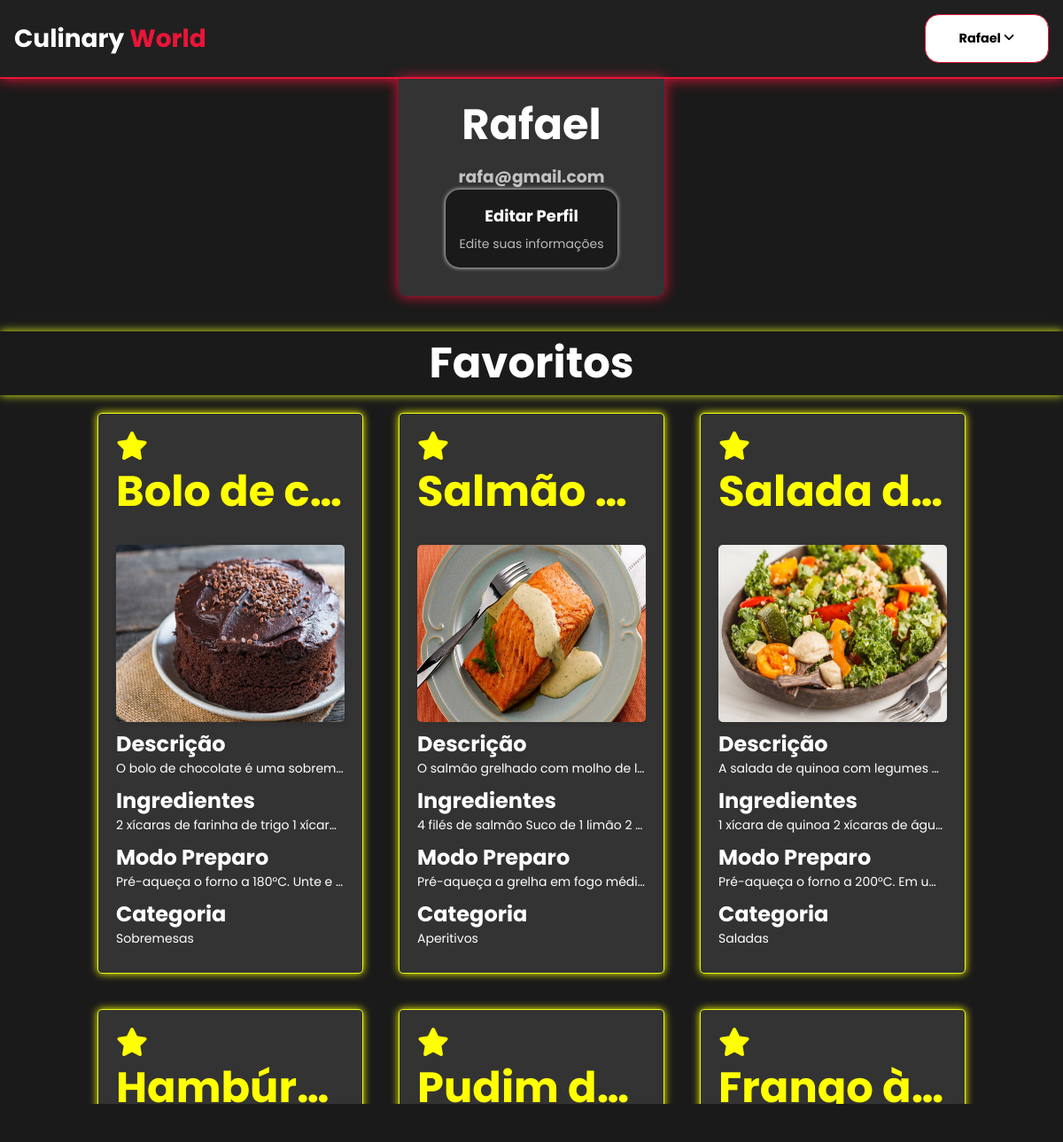
/php/perfil.php (signed in), run on the app's committed database.
### tables this page shows
CREATE TABLE `receitas` (
  `id` int(11) NOT NULL,
  `titulo` varchar(255) NOT NULL,
  `descricao` varchar(255) NOT NULL,
  `ingredientes` varchar(255) NOT NULL,
  `modo_preparo` varchar(255) NOT NULL,
  `categoria` varchar(255) NOT NULL,
  `imagem` varchar(255) NOT NULL
);

### classes/crud_mostrar.php (called while the page is built, shortened)
<?php
class Crud_mostrar{
    private $conn;
    private $table_name = "receitas";
    Private $table_name3 = "favoritar";
    public function __construct($db){
        $this->conn = $db;
    }
    public function mostrar_receita(){
        $query = "SELECT * FROM ". $this->table_name;
        $stmt = $this->conn->prepare($query);
        $stmt->execute();
        return $stmt;
    }
    public function isReceitaFavoritada($id_receita){
        $id_usuario = $_SESSION['id_usuario'];
        $query_check = "SELECT * FROM " . $this->table_name3 . " WHERE id_fav_receita = ? AND id_fav_usuario = ?";
        $stmt_check = $this->conn->prepare($query_check);
        $stmt_check->bindParam(1, $id_receita);
        $stmt_check->bindParam(2, $id_usuario);
        $stmt_check->execute();
        return $stmt_check->rowCount() > 0;
    }
}

### php/perfil.php (the view, shortened to what this page needs)
<?php
require_once ('../classes/crud_cadastro.php');
require_once ('../classes/crud_mostrar.php');
$database = new DataBase();
$db = $database->getConnection();
$crud = new Crud_mostrar($db);
$rows = $crud->mostrar_receita();
?>
<!DOCTYPE html>
<html lang="en">
<head>
    <link href='https://unpkg.com/boxicons@2.1.4/css/boxicons.min.css' rel='stylesheet'>
    <link rel="stylesheet" href="https://cdnjs.cloudflare.com/ajax/libs/font-awesome/6.2.1/css/all.min.css"/>
    <link rel="stylesheet"
    href="https://cdnjs.cloudflare.com/ajax/libs/font-awesome/6.4.0/css/all.min.css">
    <link rel="stylesheet" href="../CSS/perfil.css" />
</head>
<body>
    <header>
        <nav>
            <a href="../index.php"><h2 class="logo"> Culinary <span> World </span> </h2></a>
            <?php
                if (!isset($_SESSION['nome'])) {
                    $email = null;
                    $nome = null;
                    $id_usuario = null;
                    header('location: ../index.php');
            ?>
            <div class="botoes">
                <a href="php/cadastro.php"><button type="button" class="botao-cadastrar"> Entrar ou Cadastrar </button></a>
            </div>
            <?php
                }else{
                    $email = $_SESSION['email'];
                    $nome = $_SESSION['nome'];
            ?>
            <div class="perfil-dropdown">
                <div class="perfil-dropdown-btn" onclick="toggle()">
                    <span>
                    <?php echo $nome; ?>
                        <i class="fa-solid fa-angle-down"></i>
                    </span>
                </div>
            </div>
            <?php
                }
            ?>
        </nav>
    </header>
    <div class="geral">
        <div class="perfil-container">
            <div class="perfil-header">
                <div class="perfil-nome"> <h1><?php echo $nome; ?></h1></div>
                <div class="perfil-email"> <h3><?php echo $email; ?></h3></div>
            </div>
            <div class="perfil-info">
                <a href='editar_perfil.php' class="perfil-info-item">
                    <h3>Editar Perfil</h3>
                    <p>Edite suas informações</p>
                </a>
            </div>
        </div>
        <div class="fav_titulo">
            <div class="listra">
                <h1>Favoritos</h1>
            </div>
            <div class="carousel">
                <?php
                    if (isset($rows)) {
                        echo "<div class='card-container'>";
                        foreach($rows as $row){
                            if($crud->isReceitaFavoritada($row['id'])){
                                echo "<div class='card'>";
                                if (isset($_SESSION['nome'])){
                                $favoritada = $crud->isReceitaFavoritada($row['id']);
                                    if($favoritada){
                                        echo "<a href='?action=desfavoritar&id=" . $row['id'] . "' class='botao-fav favoritada'><i class='fas fa-star'></i></a>";
                                    }
                                }
                                echo "<a href='../php/receita.php?id=".$row['id']."' class='card-link'>";
                                echo "<div class='titulo-imagem'>";
                                echo "<h1>".$row['titulo']."</h1>";
                                echo "<img src='../imagens/".$row['imagem']."' alt='Imagem da receita'>";
                                echo "</div>";
                                echo "<h2> Descrição </h2>";
                                echo "<p> ".$row['descricao']."</p>";
                                echo "<h2> Ingredientes </h2>";
                                echo "<p> ".$row['ingredientes']."</p>";
                                echo "<h2> Modo Preparo </h2>";
                                echo "<p> ".$row['modo_preparo']."</p>";
                                echo "<h2> Categoria </h2>";
                                echo "<p> ".$row['categoria']."</p>";
                                echo "</a>";
                                echo "</div>";
                            }
                        }
                        echo "</div>";
                    }
                ?>
            </div>
        </div>
        </div>
</body>
</html>

### CSS/perfil.css (style rules this page uses)
* { margin: 0; padding: 0; box-sizing: border-box; font-family: 'Poppins', sans-serif; list-style-type: none; }
body { display: flex; flex-direction: column; background-color: #1a1a1a; height: 100vh; width: 100vw; scrollbar-width: thin; scrollbar-color: transparent transparent; overflow-x: hidden; }
nav { display: flex; align-items: center; justify-content: space-between; padding: 1rem; border-bottom: 2px solid #ea1538; background-color: rgb(32, 32, 32); box-shadow: 0 0 15px 0 #ea1538; }
a { text-decoration: none; }
.logo { color: white; font-size: 28px; }
.logo span { color: #ea1538; }
.perfil-dropdown { position: relative; width: fit-content; }
.perfil-dropdown-btn { display: flex; align-items: center; justify-content: center; background-color: #fff; padding: 1rem; font-size: 0.9rem; font-weight: bold; border: 1px solid #ea1538; border-radius: 1rem; cursor: pointer; width: 140px; transition: .4s; font-weight: bold; }
.geral { display: flex; flex-direction: column; align-items: center; }
.perfil-container { display: flex; flex-direction: column; justify-content: left; align-items: center; width: 25vw; padding: 1rem; color: #fff; background-color: #333; border-radius: 0 0 0.5rem 0.5rem; box-shadow: 0 0 15px 0 #ea1538; margin-bottom: 2.5rem; }
.perfil-header { text-align: center; }
.perfil-nome { font-size: 24px; font-weight: bold; margin-bottom: 0.5rem; }
.perfil-email { font-size: 16px; opacity: 0.7; }
.perfil-info { display: flex; width: 100%; justify-content: center; align-items: center; margin-bottom: 1rem; }
.perfil-info-item { text-align: center; padding: 1rem; color: #fff; background-color: #1a1a1a; border-radius: 1rem; border: none; box-shadow: 0 0 5px 0 #fff; }
.perfil-info-item h3 { font-size: 18px; margin-bottom: 0.5rem; }
.perfil-info-item p { font-size: 14px; opacity: 0.7; }
.fav_titulo { width: 100%; display: flex; flex-direction: column; align-items: center; color: #fff; }
.listra { width: 100%; display: flex; align-items: center; justify-content: center; text-align: center; box-shadow: 0 0 10px 0 #e4fa18; }
.fav_titulo h1 { color: #fff; font-size: 3rem; }
.card-container { display: flex; flex-wrap: wrap; align-items: center; justify-content: center; }
.card { display: flex; flex-direction: column; justify-content: center; width: 300px; background-color: #333; border-radius: 5px; padding: 20px; box-shadow: 0 2px 4px rgba(0, 0, 0, 0.1); margin: 20px; border: 1px solid #e4fa18; box-shadow: 0 0 10px 0 #ffff00; text-decoration: none; }
.botao-fav { display: inline-block; padding: 0; cursor: pointer; font-size: 0; width: 2rem; }
.botao-fav i { font-size: 2rem; color: #ccc; }
.botao-fav.favoritada i { color: yellow; }
.card h1 { font-size: 3rem; color: #ffff00; margin-bottom: 1rem; margin-bottom: 1.5rem; overflow: hidden; text-overflow: ellipsis; white-space: nowrap; max-height: 3.6em; }
.card img { width: 100%; height: 200px; border-radius: 5px; box-shadow: 0 2px 4px rgba(0, 0, 0, 0.1); }
.card h2 { color: #fff; }
.card p { font-size: 14px; margin-bottom: 0.5rem; overflow: hidden; text-overflow: ellipsis; white-space: nowrap; max-height: 3.6em; color: #fff; }

### php/perfil.php (style rules this page uses)
.carousel { width: 100%; height: 800px; overflow-y: scroll; }

### data on the page
receitas: titulo "Bolo de c…", imagem (picture), descricao "O bolo de chocolate é uma sobrem…", ingredientes "2 xícaras de farinha de trigo 1 xícar…", modo_preparo "Pré-aqueça o forno a 180°C. Unte e…", categoria "Sobremesas"
receitas: titulo "Salmão…", imagem (picture), descricao "O salmão grelhado com molho de l…", ingredientes "4 filés de salmão Suco de 1 limão 2…", modo_preparo "Pré-aqueça a grelha em fogo médi…", categoria "Aperitivos"
receitas: titulo "Salada d…", imagem (picture), descricao "A salada de quinoa com legumes…", ingredientes "1 xícara de quinoa 2 xícaras de águ…", modo_preparo "Pré-aqueça o forno a 200°C. Em u…", categoria "Saladas"
receitas: titulo "Hambúr…"
receitas: titulo "Pudim d…"
receitas: titulo "Frango à…"

### other printed values
$nome "Rafael"
$email "rafa@gmail.com"
